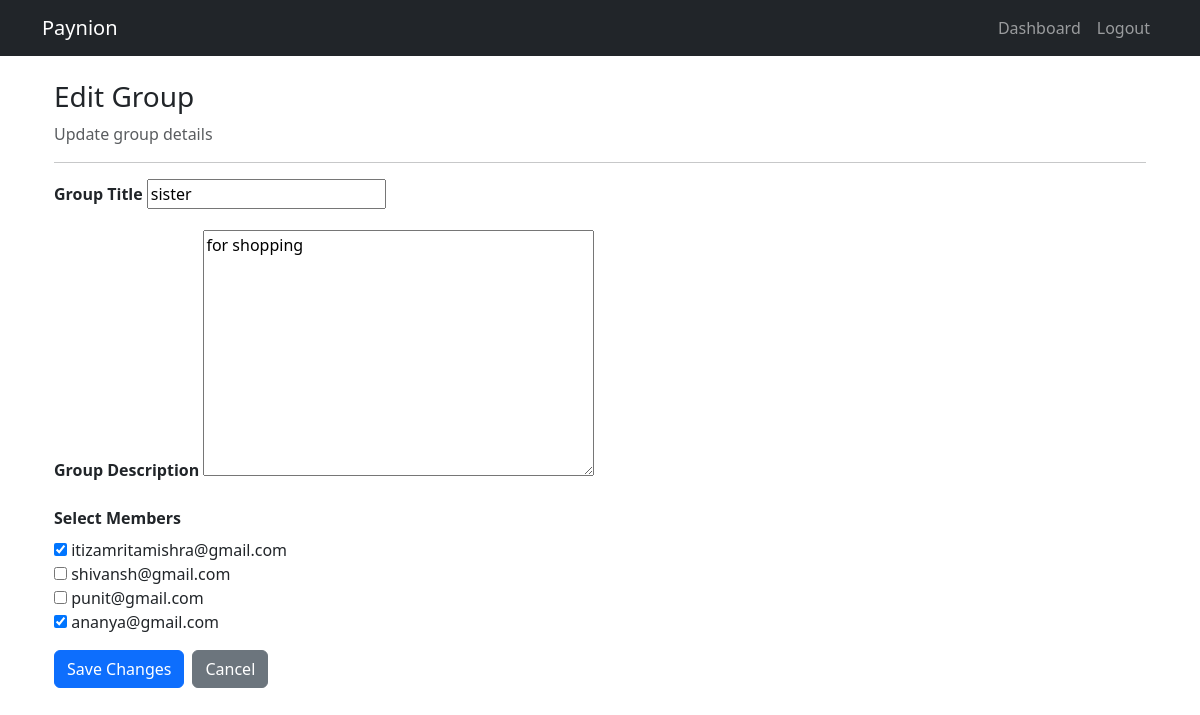
Before: /groups/edit/2/ (signed in) with the older database file.
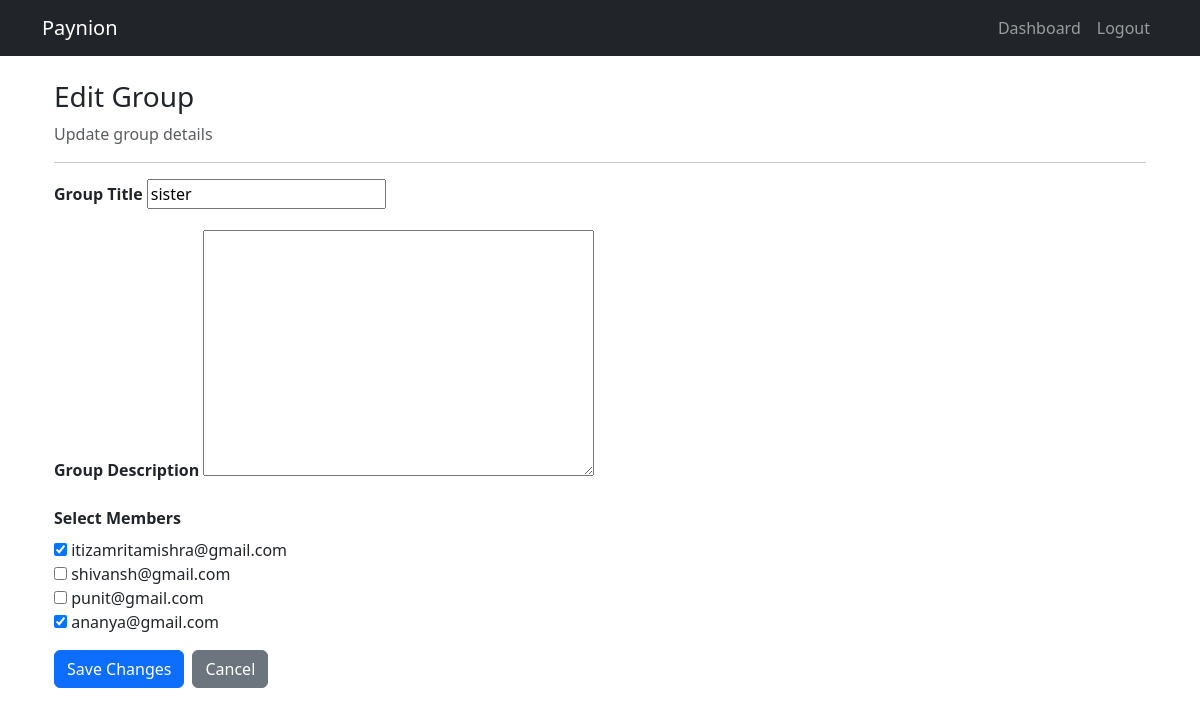
After: the same page with the newer database file.
### groups/models.py (models this page shows, shortened)
class Group(models.Model):
    title = models.CharField(max_length=255, null=True, blank=True)
    description = models.TextField(blank=True, null=True)
    members = models.ManyToManyField(User, related_name="group_members")
    created_by = models.ForeignKey(User, on_delete=models.CASCADE, related_name="created_groups")
    created_at = models.DateTimeField(auto_now_add=True)

### groups/views.py (the view)
# urls.py: path("edit/<int:group_id>/", views.edit_group, name="edit_group"),
@login_required
def edit_group(request, group_id):
    group = get_object_or_404(Group, id=group_id)
    if request.user != group.created_by:
        messages.error(request, "You are not allowed to edit this group.")
        return redirect("group_detail", group_id=group.id)
    if request.method == "POST":
        form = GroupCreateForm(request.POST, instance=group)
        if form.is_valid():
            form.save()
            return redirect("group_detail", group_id=group.id)
    else:
        form = GroupCreateForm(instance=group)
    return render(request, "groups/edit_group.html", {
        "form": form,
        "group": group
    })

### groups/forms.py
class GroupCreateForm(forms.ModelForm):
    class Meta:
        model = Group
        fields = ["title", "description", "members"]  # बस यही 3
        widgets = {
            "members": forms.CheckboxSelectMultiple()
        }
        labels = {
            "title": "Group Title",
            "description": "Group Description",
            "members": "Select Members"
        }

### accounts/models.py (called while the page is built)
    def __str__(self):
        return self.email

### groups/templates/groups/edit_group.html (shortened to what this page needs)
{% extends "base.html" %}
{% block content %}
<div class="container mt-4">
  <h3>Edit Group</h3>
  <p class="text-muted">Update group details</p>
  <hr>
  <form method="POST">
    {% for field in form %}
      <div class="mb-3">
        <label class="form-label fw-semibold">{{ field.label }}</label>
        {{ field }}
      </div>
    {% endfor %}
    <div class="d-flex gap-2">
      <button class="btn btn-primary">Save Changes</button>
      <a href="{% url 'group_detail' group.id %}" class="btn btn-secondary">
        Cancel
      </a>
    </div>
  </form>
</div>
{% endblock %}

Changed rows visible on the page:
changed Group "sister": description "for shopping" → (not shown)
